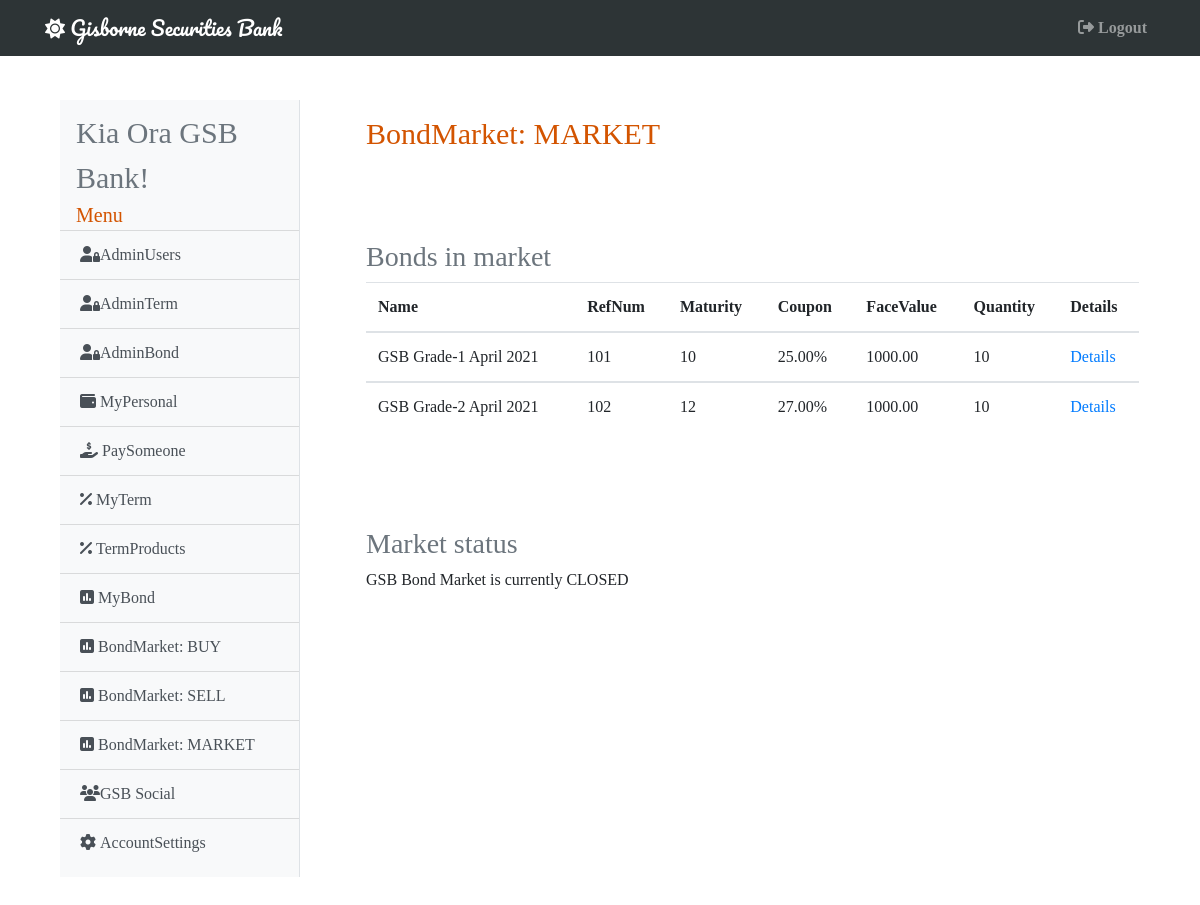
The page /bondmarket (signed in) on the database its author committed.
### gsb/models.py (models this page shows, shortened)
class User(db.Model, UserMixin):
    id = db.Column(db.Integer, primary_key=True)
    username = db.Column(db.String(20), unique=True, nullable=False)
    email = db.Column(db.String(120), unique=True, nullable=False)
    password = db.Column(db.String(60), nullable=False)
    account = db.Column(db.BigInteger, unique=True, nullable=False)
    cash = db.Column(db.Numeric(20, 2), nullable=False)
    admin =  db.Column(db.Boolean, default=False, nullable=False)
    active =  db.Column(db.Boolean, default=False, nullable=False)
    market =  db.Column(db.Boolean, default=False, nullable=False)
    image = db.Column(db.Integer, default=1, nullable=False)
    inbox = db.Column(db.Integer, default=0, nullable=False)
    term = db.Column(db.Numeric(20, 2), nullable=False)
    bond = db.Column(db.Numeric(20, 2), nullable=False)
    total = db.Column(db.Numeric(20, 2), nullable=False)
    terms = db.relationship('Term', secondary="terms")
    bonds = db.relationship('Bond', secondary="bonds")
    buys = db.relationship('Bond', secondary="buys")
    sells = db.relationship('Bond', secondary="sells")
    receives = db.relationship('Receives', lazy='dynamic', backref='receiver')
    sends = db.relationship('Sends', lazy='dynamic', backref='sender')
    posts = db.relationship('Statuses', lazy='dynamic', backref='poster')
    messages = db.relationship('Messages', lazy='dynamic', backref='messager')

class Bond(db.Model):
    id = db.Column(db.Integer, primary_key=True)
    name = db.Column(db.String(50), unique=True, nullable=False)
    ref_num = db.Column(db.Integer, unique=True, nullable=False)
    maturity = db.Column(db.Integer, nullable=False)
    rate = db.Column(db.Numeric(4, 2), nullable=False)
    face_value = db.Column(db.Numeric(6, 2), nullable=False)
    quantity = db.Column(db.Integer, nullable=False)
    info = db.Column(db.String(300), nullable=False)

### gsb/bond/routes.py (the view)
@bond.route('/bondmarket', methods=['GET'])
@login_required
def bond_market():
    stock = Bond.query.order_by(Bond.id).all()
    return render_template('bonds/bond_market.html', title='BondMarket', stock=stock)

### gsb/models.py (called while the page is built)
@login_manager.user_loader
def load_user(user_id):
    return User.query.get(int(user_id))

### gsb/templates/bonds/bond_market.html
{% extends 'base.html' %}
{% block content %}
  <div class="card-body shadow-lg p-3 mb-5 bg-white rounded">
        <h1 style="font-size: 30px; color: #d35400;">BondMarket: MARKET</h1>
    </div>
    <div class="card-body shadow-lg p-3 mb-5 bg-white rounded" style="max-height: 500px; overflow: scroll;">
        <h3 class="text-muted">Bonds in market</h3>
        <table class="table">
            <thead>
          <tr>
            <th scope="col">Name</th>
            <th scope="col">RefNum</th>
            <th scope="col">Maturity</th>
            <th scope="col">Coupon</th>
            <th scope="col">FaceValue</th>
            <th scope="col">Quantity</th>
            <th scope="col">Details</th>
          </tr>
        {% for bond in stock %}
        </thead>
        <tbody>
          <tr>
            <td scope="row">{{ bond.name }}</td>
            <td>{{ bond.ref_num }}</td>
            <td>{{ bond.maturity }}</td>
            <td>{{ bond.rate*100 }}%</td>
            <td>{{ bond.face_value }}</td>
            <td>{{ bond.quantity }}</td>
            <td><a href="{{ url_for('bond.bond_product', bond_id=bond.id) }}">Details</a></td>
          </tr>
        {% endfor %}
        </tbody>
        </table>
    </div>
    {% if current_user.market == False %}
      <div class="card-body shadow-lg p-3 mb-5 bg-white rounded">
        <h3 class="text-muted">Market status</h3>
        <p>GSB Bond Market is currently CLOSED</p>
      </div>
    {% elif current_user.market == True %}
      <div class="card-body shadow-lg p-3 mb-5 bg-white rounded">
        <h3 class="text-muted">Market status</h3>
        <p style="color: #2ecc71;">GSB Bond Market is OPEN</p>
      </div>
    {% endif %}
{% endblock %}

### gsb/templates/base.html (shortened to what this page needs)
<!DOCTYPE html>
<html>
<head>
    <link rel="stylesheet" href="https://maxcdn.bootstrapcdn.com/bootstrap/4.0.0/css/bootstrap.min.css">
</head>
{% if current_user.image == 1 %}
  <body style="background-image: url('https://upload.wikimedia.org/wikipedia/commons/4/4f/Gisborne_NZ_Sunrise_Waikanae_Beach.jpg');
              background-size: cover; font-family: 'Noto+Serif+SC', 'sans-serif';">
{% elif current_user.image == 2 %}
  <body style="background-image: url('https://upload.wikimedia.org/wikipedia/commons/f/fc/Gladstone_Road_in_Gisborne_02.jpg');
              background-size: cover; font-family: 'Noto+Serif+SC', 'sans-serif';">
{% elif current_user.image == 3 %}
  <body style="background-image: url('https://upload.wikimedia.org/wikipedia/commons/c/cb/Railway_Bridge_over_Turanganui_River%2C_Gisborne.jpg');
              background-size: cover; font-family: 'Noto+Serif+SC', 'sans-serif';">
{% endif %}
  <header class="site-header">
    {% if current_user.admin == True %}
      <nav class="navbar navbar-expand-md navbar-dark bg-steel fixed-top" style="max-width: vw100; background-color: #2d3436;">
    {% else %}
      <nav class="navbar navbar-expand-md navbar-dark bg-steel fixed-top" style="max-width: vw100; background-color: #d35400;">
    {% endif %}
      <div class="container">
        <a class="navbar-brand" style="font-family: 'Pacifico', 'sans-serif';" href="/"><i class="fas fa-sun"></i> Gisborne Securities Bank</a>
          <div class="navbar-nav">
            <a class="nav-item nav-link" href="{{ url_for('main.logout') }}"><b><i class="fas fa-sign-out-alt mr-1"></i>Logout</b></a>
          </div>
        </div>
    </nav>
  </header>
    <main role="main" class="container">
      <div class="row">
        <div class="col-md-3" style="padding-top: 100px; padding-left: 30px; padding-bottom: 30px;">
          <div class="bg-light border-right" id="sidebar-wrapper" style="padding-block: 10px;">
            <div class="sidebar-heading ml-3 text-muted" style="font-size: 30px;">Kia Ora {{ current_user.username }}!</div>
            <div class="sidebar-heading ml-3" style="font-size: 20px; color: #d35400;">Menu</div>
            <div class="list-group list-group-flush">
            {% if current_user.admin == True %}
              <a href="{{ url_for('admin.admin_users') }}" class="list-group-item list-group-item-action bg-light"><i class="fas fa-user-lock"></i>AdminUsers</a>
              <a href="{{ url_for('admin.admin_term') }}" class="list-group-item list-group-item-action bg-light"><i class="fas fa-user-lock"></i>AdminTerm</a>
              <a href="{{ url_for('admin.admin_bond') }}" class="list-group-item list-group-item-action bg-light"><i class="fas fa-user-lock"></i>AdminBond</a>
            {% endif %}
              <a href="{{ url_for('main.my_personal') }}" class="list-group-item list-group-item-action bg-light"><i class="fas fa-wallet mr-1"></i>MyPersonal</a>
              <a href="{{ url_for('main.pay_someone') }}" class="list-group-item list-group-item-action bg-light"><i class="fas fa-hand-holding-usd mr-1"></i>PaySomeone</a>
              <a href="{{ url_for('term.my_term')}}" class="list-group-item list-group-item-action bg-light"><i class="fas fa-percent mr-1"></i>MyTerm</a>
              <a href="{{ url_for('term.term_products') }}" class="list-group-item list-group-item-action bg-light"><i class="fas fa-percent mr-1"></i>TermProducts</a>
              <a href="{{ url_for('bond.my_bond') }}" class="list-group-item list-group-item-action bg-light"><i class="fas fa-poll mr-1"></i>MyBond</a>
              <a href="{{ url_for('bond.buy_bond') }}" class="list-group-item list-group-item-action bg-light"><i class="fas fa-poll mr-1"></i>BondMarket: BUY</a>
              <a href="{{ url_for('bond.sell_bond') }}" class="list-group-item list-group-item-action bg-light"><i class="fas fa-poll mr-1"></i>BondMarket: SELL</a>
              <a href="{{ url_for('bond.bond_market') }}" class="list-group-item list-group-item-action bg-light"><i class="fas fa-poll mr-1"></i>BondMarket: MARKET</a>
              <a href="{{ url_for('main.gsb_social')}}" class="list-group-item list-group-item-action bg-light"><i class="fas fa-users"></i>GSB Social</a>
              <a href="{{ url_for('main.account_settings') }}" class="list-group-item list-group-item-action bg-light"><i class="fas fa-cog mr-1"></i>AccountSettings</a>
            </div>
          </div>
        </div>
        <div class="col-md-9" style="padding-top: 100px; padding-left: 35px;">
          {% block content %}{% endblock %}
        </div>
        </div>
    </main>
</body>
</html>

### rows shown on the page
User: username "GSB Bank"
Bond: name "GSB Grade-1 April 2021", ref_num "101", maturity "10", bond.rate*100 "25.00", face_value "1000.00", quantity "10"
Bond: name "GSB Grade-2 April 2021", ref_num "102", maturity "12", bond.rate*100 "27.00", face_value "1000.00", quantity "10"
